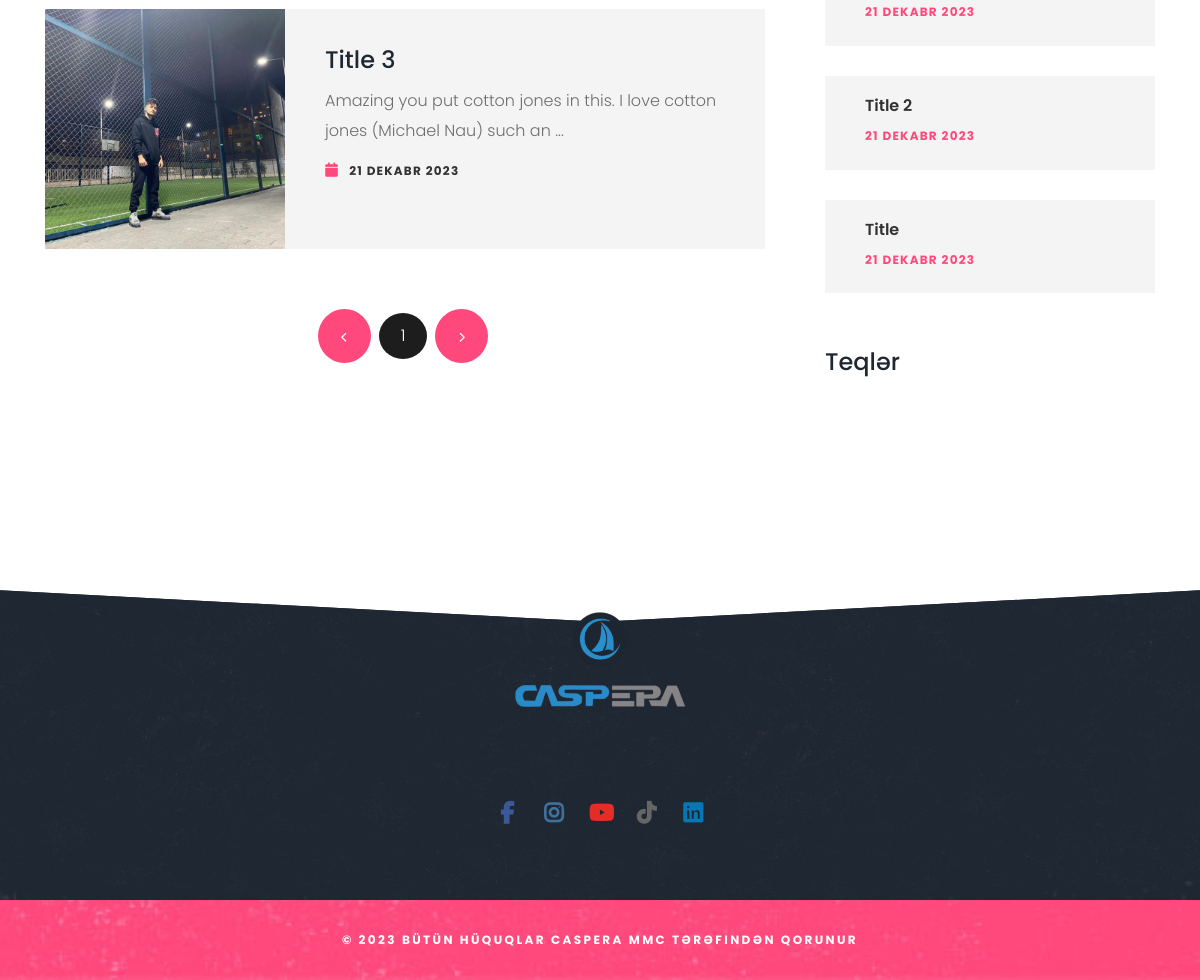
Before: /bloqlar (lower part) with the older database file.
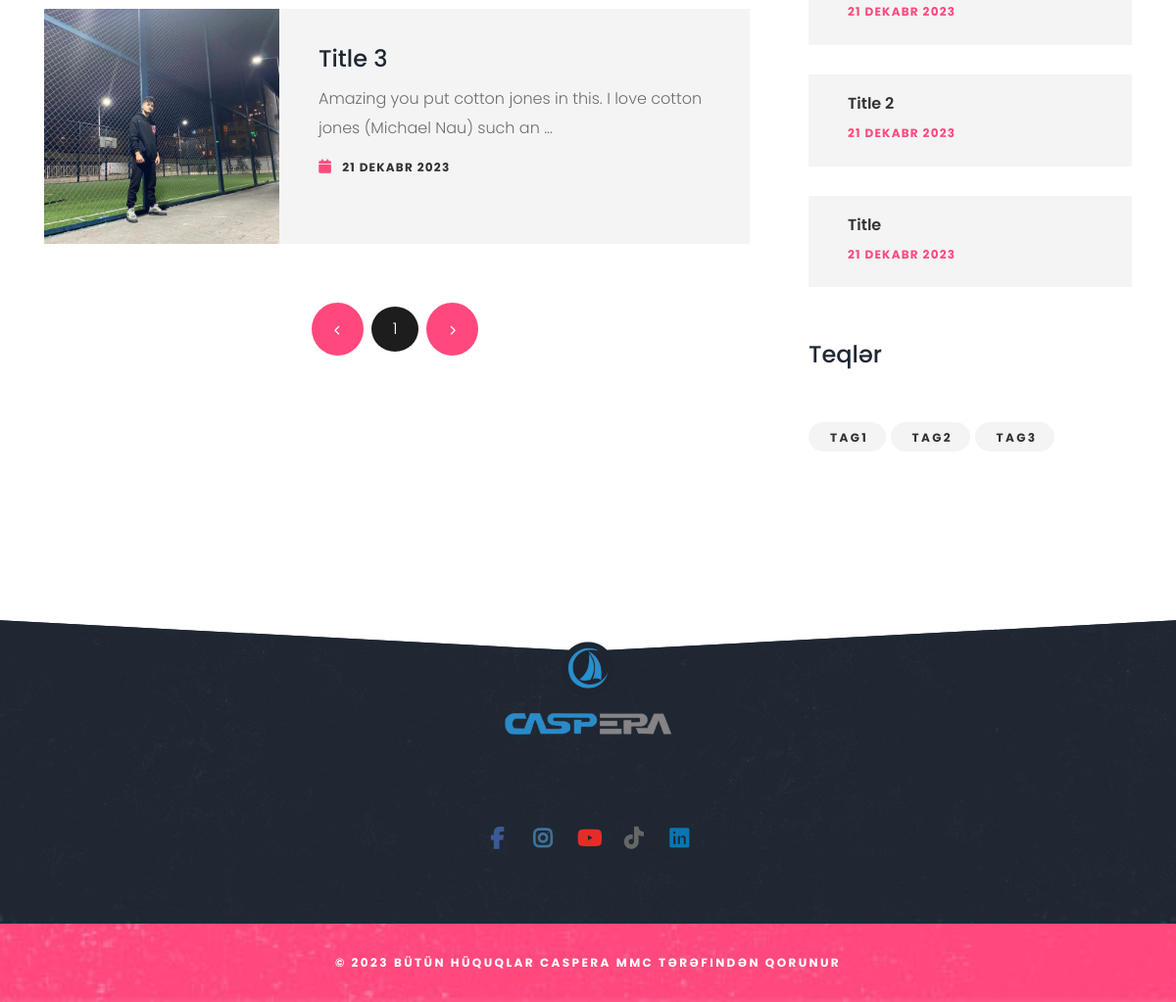
After: the same page with the newer database file.
### mainapp/models.py (models this page shows, shortened)
class BaseMixin(models.Model):
    slug = models.SlugField(unique=True,editable=False,blank=True,null=True)
    created_at = models.DateField(auto_now_add=True,blank=True,null=True,)
    seo_title = models.CharField(max_length=1200,null=True,blank=True,verbose_name='title for seo')
    seo_keyword = models.CharField(max_length=1200,null=True,blank=True,verbose_name='keyword for seo')
    seo_alt = models.CharField(max_length=1200,null=True,blank=True)
    seo_description = models.CharField(max_length=1200,null=True,blank=True,verbose_name='description for seo')
    class Meta:
        abstract = True

class Blog(BaseMixin):
    category = models.ForeignKey(Category,on_delete=models.SET_NULL,null=True)
    tag = models.ManyToManyField(Tag,null=True)
    title = models.CharField(max_length = 200)
    mainimage = models.ImageField()
    backimage = models.ImageField(null=True,blank=True)
    content = models.TextField()
    content_without_ck = models.CharField(max_length = 200)
    content_2 = models.TextField()
    content_without_ck_2 = models.CharField(max_length = 200)
    in_home = models.BooleanField(default=False)

class Tag(models.Model):
    name = models.CharField(max_length = 120)

### mainapp/views.py (the view)
# urls.py: path('bloqlar',blogs,name='blogs'),
def blogs(request):
    blog_list = Blog.objects.all().only('mainimage','title','content_without_ck','category__name')
    recent_blogs = Blog.objects.all()[:: -1]
    categories = Category.objects.all().only('name','id')
    tags = Tag.objects.all()
    if request.GET.get('blog'):
        name = request.GET.get('blog')
        blog_list = blog_list.filter(Q(title__icontains=name) | Q(content_without_ck__icontains=name))
    if request.GET.get('category'):
        category = request.GET.get('category')
        blog_list = blog_list.filter(category__id=category)
    if request.GET.get('tag'):
        tag = request.GET.get('tag')
        blog_list = blog_list.filter(tag__id__in=tag)
    paginator = Paginator(blog_list, 4)
    page = request.GET.get("page", 1)
    blogs = paginator.get_page(page)
    total_pages = [x+1 for x in range(paginator.num_pages)]
    context = {
        'blogs':blogs,
        'total_pages':total_pages,
        'categories':categories,
        'recent_blogs':recent_blogs,
        'tags':tags
    }
    return render(request,'bloglist.html',context)

### templates/bloglist.html (shortened to what the changed rows need)
<!DOCTYPE html>
{% load static %}
{% load i18n tz %}
<html class="no-js"><head>
	<link rel="stylesheet" href="{% static 'css/bootstrap.min.css' %}">
	<link rel="stylesheet" href="{% static 'css/animations.css' %}">
	<link rel="stylesheet" href="{% static 'css/font-awesome.css' %}">
	<link rel="stylesheet" href="{% static 'css/main2.css' %}" class="color-switcher-link">
	<link rel="stylesheet" href="https://cdnjs.cloudflare.com/ajax/libs/font-awesome/6.5.1/css/all.min.css" />
</head>
<body>
	<div id="canvas">
		<div id="box_wrapper">
			<section class="ls s-pt-50 s-pb-50 s-pb-lg-100 blog-list">
				<div class="container">
					<div class="row c-gutter-60">
						<main class="col-lg-7 col-xl-8 order-lg-1 c-gutter-0">
							{% if blogs %}
							{% for blog in blogs %}
							<article class="text-md-left vertical-item blog-padding ls ms post type-post status-publish format-standard has-post-thumbnail sticky">
								<div class="row">
									<div class="col-xl-4 col-lg-5 col-md-5 col-xs-12">
										<div class="item-media cover-image">
											<img style="visibility: visible;aspect-ratio: 1/1;" src="{{ blog.mainimage.url }}" alt="">
										</div>
									</div>
									<div class="col-xl-8 col-lg-7 col-md-6 col-xs-12">
										<div class="item-content">
											<h6 class="fw-500">
												<a href="{% url 'blogSingle' blog.slug %}">{{ blog.title }}</a>
											</h6>
											<p>
												{{ blog.content_without_ck|slice:80 }}...
											</p>
											<div class="item-meta color-darkgrey">
												<a href="{% url 'blogSingle' blog.slug %}">
													<i class="fa fa-calendar color-main"></i>
													{% language 'az' %}
													<span>{{ blog.created_at }}</span>
													{% endlanguage %}
												</a>
											</div>
										</div>
									</div>
								</div>
							</article>
							{% endfor %}
							{% else %}
							<p> Təəssüf ki, nəticə yoxdur <p>
							{% endif %}
							<nav class="navigation pagination @@navClass" role="navigation">
								<div class="nav-links">
									<a class="prev page-numbers" {% if blogs.has_previous %} href="?page={{ blogs.previous_page_number }}" {% else %} style="cursor: not-allowed;color: white;" {% endif %}>
										<i class="fa fa-chevron-left"></i>
									</a>
									{% for page in total_pages %}
									<a class="page-numbers" {% if blogs.number == page %} style="background-color: rgb(29, 29, 29);color: white;border:none" {% endif %} href="?page={{ page }}">
										{{ page }}
									</a>
									{% endfor %}
									<a class="next page-numbers" {% if blogs.has_next %} href="?page={{ blogs.next_page_number }}" {% else %} style="cursor: not-allowed;color: white;" {% endif %}>
										<i class="fa fa-chevron-right"></i>
									</a>
								</div>
							</nav>
						</main>
						<aside class="col-lg-5 col-xl-4 order-lg-2">
							<div class="widget widget_slider">
								<div class="item-media">
									<div class="owl-carousel gallery-owl-nav" data-nav="true" data-loop="false" data-autoplay="true" data-items="1" data-responsive-lg="1" data-responsive-md="1" data-responsive-sm="1" data-responsive-xs="1">
										{% for blog in recent_blogs %}
										<div class="vertical-item">
											<div class="item-media">
											</div>
											<div class="item-content widget-content ls ms">
												<p class="widget-content">
													<a href="{% url 'blogSingle' blog.slug %}">
														{{ blog.title }}
													</a>
												</p>
												<p class="item-meta link-a">
													<a href="{% url 'blogSingle' blog.slug %}">
														{% language 'az' %}
														{{ blog.created_at }}
														{% endlanguage %}
													</a>
												</p>
											</div>
										</div>
										{% endfor %}
									</div>
								</div>
							</div>
							<div class="widget widget_tag_cloud">
								<div class="tagcloud">
									{% for tag in tags %}
									<a href="/bloqlar?tag={{tag.id}}" id="tag-{{tag.id}}" class="tag-cloud-link">
										{{ tag.name }}
									</a>
									{% endfor %}
								</div>
							</div>
						</aside>
					</div>
				</div>
			</section>
		</div>
	</div>
</body></html>

Changed rows visible on the page:
added Tag: name "TAG1"
added Tag: name "TAG2"
added Tag: name "TAG3"
